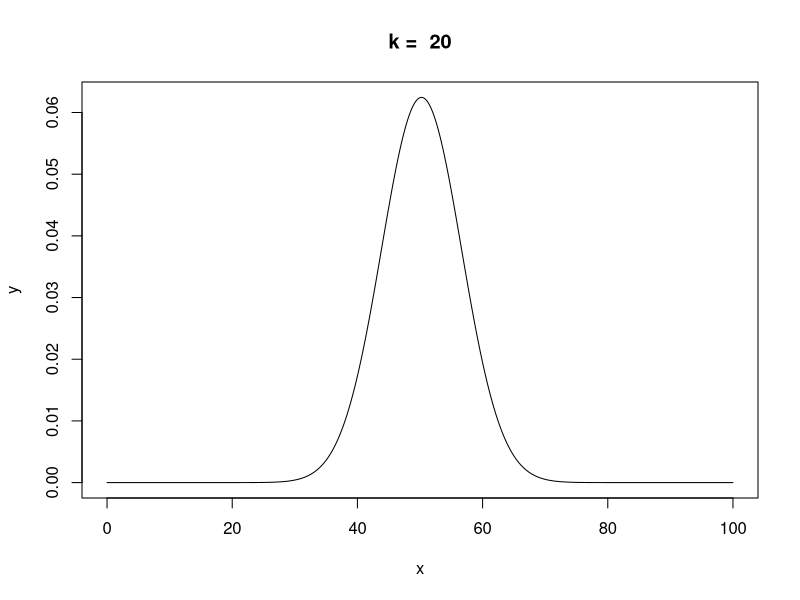

Generate this figure with R:

rand = function(i) {
  sample(1:100, 1)
}

k = 20
r = 100

test = function (i) {
  results = sapply(1:k, rand)
  mean(results)
}
 

results = sapply(1:r, test)

x <- seq(0, 100, by = .1)
y <- dnorm(x, mean=mean(results), sd=sd(results))
plot(x, y, type="l", lwd=1, main = paste("k = " , k))